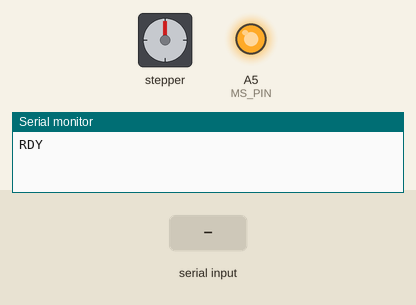
Simulated run of this sketch. Board: Arduino Uno, built with avr-gcc and run on an emulated ATmega328P. Shown: stepper motor, output pins drawn as LEDs (lit = HIGH), the last lines printed to the serial monitor. The test bench sets the inputs (shaded band). Stepper angles assume 200 steps per turn.

Above: at 1.2 s.
1.3 s: "90,45\n" received over Serial
At 2.3 s:
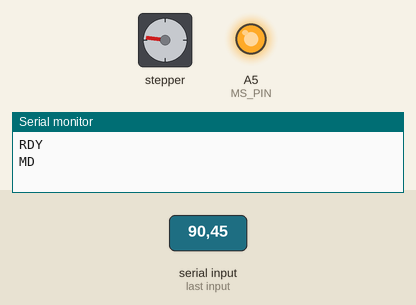
3.1 s: "30,150\n" received over Serial
At 4.1 s:
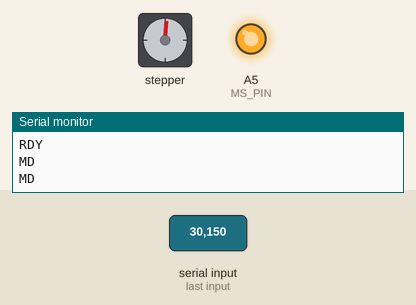
5.3 s: "90\n" received over Serial
At 6.7 s:
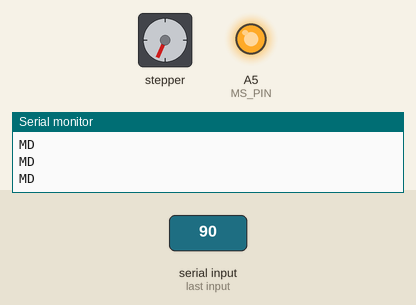
7.3 s: "5\n" received over Serial
At 8.4 s:
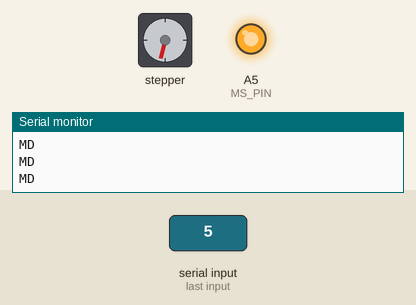
8.8 s: "200\n" received over Serial
At 8.95 s:
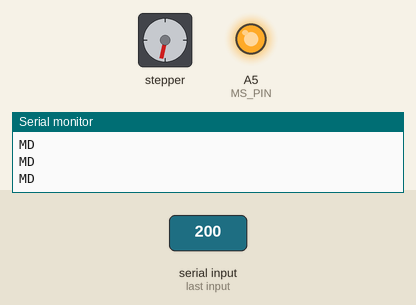
10.9 s: "90,45\n" received over Serial
At 12.0 s:
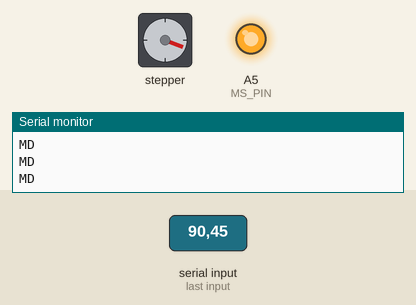
Timing chart, 0 to 13.7 s (numbered marks = the images above; inputs shaded):
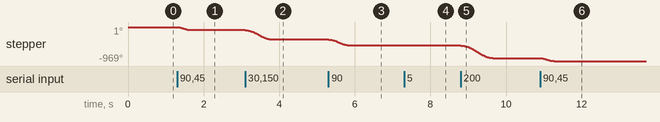

Measured:
- after the input at 1.3 s, stepper: turns 83° counter-clockwise in 0.36 s, starting at once
- after the input at 3.1 s, stepper: turns 272° counter-clockwise in 0.70 s, starting at once
- after the input at 5.3 s, stepper: turns 162° counter-clockwise in 0.53 s, starting at once
- after the input at 8.8 s, stepper: turns 360° counter-clockwise in 0.84 s, starting at once
- after the input at 10.9 s, stepper: turns 83° counter-clockwise in 0.36 s, starting at once

The sketch:

main.ino
```cpp
#include <AccelStepper.h>

#define EN_PIN 2
#define STEP_PIN 3
#define DIR_PIN 4
#define MS_PIN A5

AccelStepper stepper(AccelStepper::DRIVER, STEP_PIN, DIR_PIN);

bool moveDone = true;

void setup()
{
  Serial.begin(9600);

  pinMode(MS_PIN, OUTPUT);
  digitalWrite(MS_PIN, HIGH);

  stepper.setEnablePin(EN_PIN);
  stepper.setPinsInverted(true, true, true);

  stepper.setMaxSpeed(500.0f);
  stepper.setAcceleration(1000.0f);

  Serial.println("RDY");
}

void loop()
{
  if (Serial.available() > 2)
  {
    int delta = Serial.parseInt();
    stepper.enableOutputs();
    stepper.move(delta);
    moveDone = false;
  }

  if (!moveDone && !stepper.isRunning())
  {
    stepper.disableOutputs();
    Serial.println("MD");
    moveDone = true;
  }

  stepper.run();
}
```
